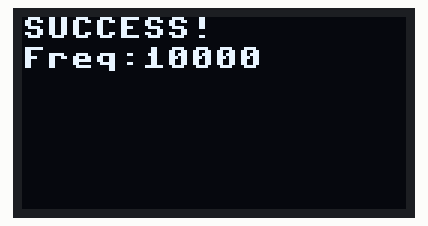
This program was run on a simulated Raspberry Pi Pico running MicroPython. On the bench: 128×64 one-colour display. What the program prints to the serial console is not drawn. At 18.8 s the program stops and its outputs stay as they are.

Above: at 7.0 s.
At 12.9 s:
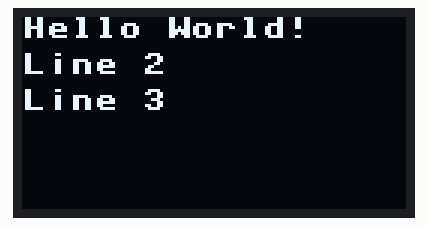
At 16.8 s:
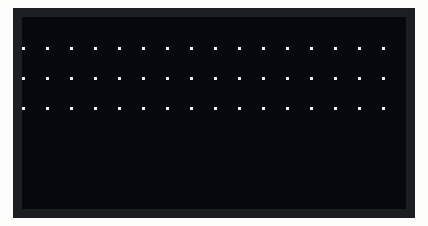

The program:

oled_i2c_fix.py
```python
from machine import Pin, I2C
import ssd1306
from time import sleep

def fix_i2c_timeout():
    """
    Fix for I2C timeout issues
    """
    print("=== FIXING I2C TIMEOUT ISSUE ===")

    # Test different I2C frequencies (start very low)
    frequencies = [10000, 50000, 100000, 200000]

    for freq in frequencies:
        print(f"\nTrying I2C frequency: {freq}Hz")
        try:
            # Initialize I2C with lower frequency
            i2c = I2C(0, scl=Pin(9), sda=Pin(8), freq=freq)

            # Scan for devices first
            print("Scanning I2C bus...")
            devices = i2c.scan()
            print(f"Found devices: {[hex(addr) for addr in devices]}")

            if 0x3C not in devices:
                print(f"OLED not found at {freq}Hz")
                continue

            # Try basic communication
            print("Testing basic I2C communication...")
            i2c.writeto(0x3C, bytes([0x00, 0xAE]))  # Display off command
            print("Basic communication OK!")

            # Try initializing OLED
            print("Initializing OLED...")
            oled = ssd1306.SSD1306_I2C(128, 64, i2c, addr=0x3C)
            print("OLED initialized successfully!")

            # Test simple operations
            print("Testing simple fill...")
            oled.fill(0)
            oled.show()
            print("Black fill OK!")

            sleep(1)

            print("Testing white fill...")
            oled.fill(1)
            oled.show()
            print("White fill OK!")

            sleep(2)

            # Test text
            print("Testing text...")
            oled.fill(0)
            oled.text("SUCCESS!", 0, 0, 1)
            oled.text(f"Freq:{freq}", 0, 10, 1)
            oled.show()
            print("Text display OK!")

            sleep(3)

            print(f"SUCCESS! Working frequency: {freq}Hz")
            return oled, i2c, freq

        except OSError as e:
            print(f"Failed at {freq}Hz: {e}")
            continue
        except Exception as e:
            print(f"Other error at {freq}Hz: {e}")
            continue

    print("All frequencies failed. Check wiring!")
    return None, None, None

def test_working_display(oled):
    """
    Test the working display
    """
    if oled is None:
        print("No working display found!")
        return

    print("\n=== TESTING WORKING DISPLAY ===")

    # Clear test
    oled.fill(0)
    oled.show()
    sleep(1)

    # Text test
    oled.fill(0)
    oled.text("Hello World!", 0, 0, 1)
    oled.text("Line 2", 0, 12, 1)
    oled.text("Line 3", 0, 24, 1)
    oled.show()
    sleep(3)

    # Pattern test
    oled.fill(0)
    for i in range(0, 128, 8):
        oled.pixel(i, 10, 1)
        oled.pixel(i, 20, 1)
        oled.pixel(i, 30, 1)
    oled.show()
    sleep(2)

    print("Display test complete!")

def main():
    print("Starting I2C timeout fix...")
    print("This will test different I2C frequencies to find one that works.")
    print()

    oled, i2c, freq = fix_i2c_timeout()

    if oled:
        print(f"\nFound working configuration with {freq}Hz")
        test_working_display(oled)

        print("\nRecommendation:")
        print(f"Update your oled_display.py to use freq={freq}")
        print("Change this line:")
        print("i2c = I2C(0, scl=Pin(9), sda=Pin(8), freq=100000)")
        print("To:")
        print(f"i2c = I2C(0, scl=Pin(9), sda=Pin(8), freq={freq})")
    else:
        print("\nNo working frequency found. Possible issues:")
        print("1. Check wiring - SDA to pin 8, SCL to pin 9")
        print("2. Check power - 3.3V and GND connections")
        print("3. Try adding pull-up resistors (4.7k ohm)")
        print("4. Check for loose connections")

if __name__ == "__main__":
    main()
```

Measured:
- what the display in image 0 shows lasts 4.0 s, from 6.9 s to 10.9 s
